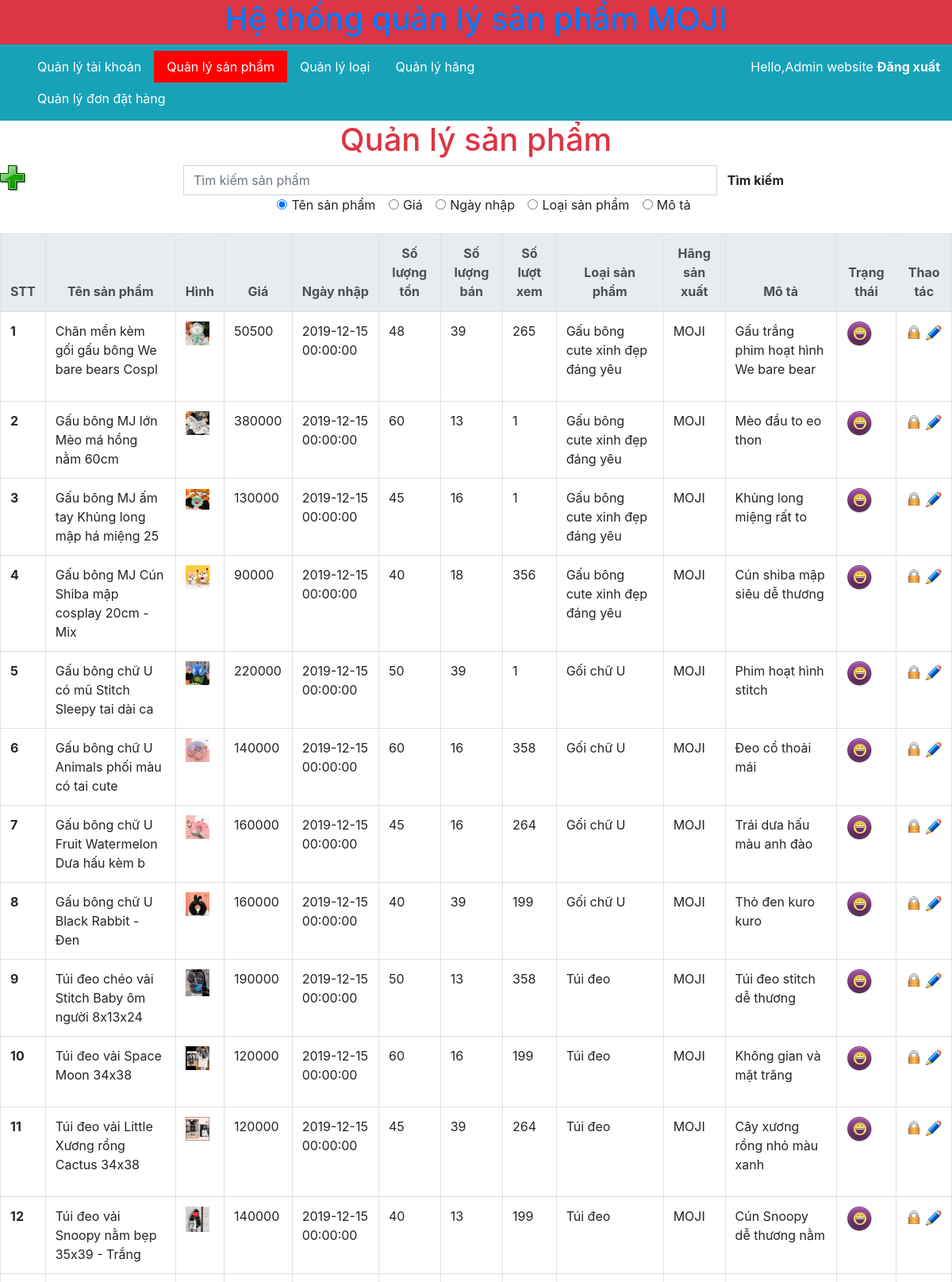
/Source/admin/index.php?c=2 (signed in, upper part), run on the app's committed database.
### tables this page shows
CREATE TABLE `sanpham` (
  `MaSanPham` int(11) NOT NULL,
  `TenSanPham` varchar(45) DEFAULT NULL,
  `HinhURL` varchar(45) DEFAULT NULL,
  `GiaSanPham` int(11) DEFAULT NULL,
  `NgayNhap` datetime DEFAULT NULL,
  `SoLuongTon` int(11) DEFAULT NULL,
  `SoLuongBan` int(11) DEFAULT NULL,
  `SoLuocXem` int(11) DEFAULT NULL,
  `MoTa` text DEFAULT NULL,
  `BiXoa` tinyint(1) DEFAULT 0,
  `MaChiTietLoaiSanPham` int(11) NOT NULL,
  `MaHangSanXuat` int(11) NOT NULL
);

CREATE TABLE `chitietloaisanpham` (
  `MaChiTietLoaiSanPham` int(11) NOT NULL,
  `TenChiTietLoaiSanPham` varchar(64) NOT NULL,
  `MaLoaiSanPham` int(11) NOT NULL,
  `BiXoa` tinyint(1) NOT NULL
);

CREATE TABLE `hangsanxuat` (
  `MaHangSanXuat` int(11) NOT NULL,
  `TenHangSanXuat` varchar(64) NOT NULL,
  `LogoURL` varchar(45) NOT NULL,
  `BiXoa` tinyint(1) NOT NULL
);

### Source/lib/DataProvider.php (called while the page is built, shortened)
<?php
    class DataProvider
    {
        public static function ExecuteQuery($sql)
        {
            $connection = mysqli_connect('localhost','root','','moji')
            or die("Couldn't connect to Database");
            mysqli_query($connection,"set name 'utf8'");
            $result = mysqli_query($connection,$sql);
            return $result;
        }
    }
?>

### Source/admin/pages/qlSanPham/pDanhSach.php (the view, shortened to what this page needs)
<a href="index.php?c=2&a=3">
    <img src="images/new.png" alt="">
</a>
<div class="col-8 mx-auto">
    <div class="text-center">
        <form action="index.php" method="get" class="align-self-center">
            <div class="input-group">
                <input type="text" name="q" placeholder="Tìm kiếm sản phẩm" class="form-control">
                <span class="input-group-btn">
                    <button class="btn btn-pink" type="submit"><b>Tìm kiếm</b></button>
                </span>
            </div>
            <div class="form-check-inline">
                <label class="form-check-label">
                    <input type="radio" class="form-check-input" name="tieuChi" checked value="TenSanPham">Tên sản phẩm
                </label>
            </div>
            <div class="form-check-inline">
                <label class="form-check-label">
                    <input type="radio" class="form-check-input" name="tieuChi" value="Gia">Giá
                </label>
            </div>
            <div class="form-check-inline disabled">
                <label class="form-check-label">
                    <input type="radio" class="form-check-input" name="tieuChi" value="NgayNhap">Ngày nhập
                </label>
            </div>
            <div class="form-check-inline disabled">
                <label class="form-check-label">
                    <input type="radio" class="form-check-input" name="tieuChi" value="LoaiSanPham">Loại sản phẩm
                </label>
            </div>
            <div class="form-check-inline disabled">
                <label class="form-check-label">
                    <input type="radio" class="form-check-input" name="tieuChi" value="MoTa">Mô tả
                </label>
            </div>
        </form>
    </div>
    <br>
</div>
<table class="table table-bordered w-auto mx-auto">
    <thead class="thead-light text-center">
        <tr>
            <th scope="col">STT</th>
            <th scope="col">Tên sản phẩm</th>
            <th scope="col">Hình</th>
            <th scope="col">Giá</th>
            <th scope="col">Ngày nhập</th>
            <th scope="col">Số lượng tồn</th>
            <th scope="col">Số lượng bán</th>
            <th scope="col">Số lượt xem</th>
            <th scope="col">Loại sản phẩm</th>
            <th scope="col">Hãng sản xuất</th>
            <th scope="col">Mô tả</th>
            <th scope="col">Trạng thái</th>
            <th scope="col">Thao tác</th>
        </tr>
    </thead>
    <tbody>
    <?php
        $sql = "SELECT * FROM sanpham";
        $result = DataProvider::ExecuteQuery($sql);
        $i = 1;
        while($row = mysqli_fetch_array($result))
        {
            ?>
            <tr>
                <th scope="row"><?php echo $i?></th>
                <td><?php echo $row["TenSanPham"]?></td>
                <td><img src="../images/<?php echo $row["HinhURL"]?>" alt="" width=30px></td>
                <td><?php echo $row["GiaSanPham"]?></td>
                <td><?php echo $row["NgayNhap"]?></td>
                <td><?php echo $row["SoLuongTon"]?></td>
                <td><?php echo $row["SoLuongBan"]?></td>
                <td><?php echo $row["SoLuocXem"]?></td>
                <td>
                    <?php
                    $sqlz = "SELECT TenChiTietLoaiSanPham FROM chitietloaisanpham WHERE MaChiTietLoaiSanPham = ".$row["MaChiTietLoaiSanPham"];
                    $loaisanpham = DataProvider::ExecuteQuery($sqlz);
                    $loaisanpham = mysqli_fetch_array($loaisanpham);
                    echo $loaisanpham["TenChiTietLoaiSanPham"];
                    ?>
                </td>
                <td>
                    <?php
                        $sqlz = "SELECT TenHangSanXuat FROM hangsanxuat WHERE MaHangSanXuat = ".$row["MaHangSanXuat"];
                        $hangsanxuat = DataProvider::ExecuteQuery($sqlz);
                        $hangsanxuat = mysqli_fetch_array($hangsanxuat);
                        echo $hangsanxuat["TenHangSanXuat"];
                    ?>
                </td>
                <td>
                    <?php
                            if(strlen($row["MoTa"]) > 50)
                            {
                                $sMoTa = substr($row["MoTa"],0,20);
                            }
                            else{
                                $sMoTa = $row["MoTa"];
                            }
                    ?>
                    <p>
                       <?php echo $sMoTa;?>
                    </p>
                </td>
                <td>
                    <?php
                    if($row["BiXoa"] == 0)
                    {
                        ?>
                            <img src="images/active.png" alt="">
                        <?php
                    }
                    else{
                        ?>
                            <img src="images/locked.png" alt="">
                        <?php
                    }
                    ?>
                </td>
                <td>
                    <div> <a href="pages/qlSanPham/xlKhoa.php?id=<?php echo $row["MaSanPham"];?>"><img src="images/lock.png" alt="" width=20></a>
                    <a href="index.php?c=2&a=2&id=<?php echo $row["MaSanPham"];?>"><img src="images/edit.png" alt="" width=20></a></div>
                </td>
            </tr>
            <?php
            $i++;
        }
    ?>
    </tbody>
</table>

### Source/admin/css/admin.css (style rules this page uses)
a { color: dodgerblue; }

### data on the page
sanpham: TenSanPham "Chăn mền kèm gối gấu bông We bare bears Cospl", HinhURL (picture), GiaSanPham "50500", NgayNhap "2019-12-15 00:00:00", SoLuongTon "48", SoLuongBan "39", SoLuocXem "265", MaChiTietLoaiSanPham.TenChiTietLoaiSanPham "Gấu bông cute xinh đẹp đáng yêu", MaHangSanXuat.TenHangSanXuat "MOJI", MoTa "Gấu trắng phim hoạt hình We bare bear", BiXoa 0 (drawn)
sanpham: TenSanPham "Gấu bông MJ lớn Mèo má hồng nằm 60cm", HinhURL (picture), GiaSanPham "380000", NgayNhap "2019-12-15 00:00:00", SoLuongTon "60", SoLuongBan "13", SoLuocXem "1", MaChiTietLoaiSanPham.TenChiTietLoaiSanPham "Gấu bông cute xinh đẹp đáng yêu", MaHangSanXuat.TenHangSanXuat "MOJI", MoTa "Mèo đầu to eo thon", BiXoa 0 (drawn)
sanpham: TenSanPham "Gấu bông MJ ấm tay Khủng long mập há miệng 25", HinhURL (picture), GiaSanPham "130000", NgayNhap "2019-12-15 00:00:00", SoLuongTon "45", SoLuongBan "16", SoLuocXem "1", MaChiTietLoaiSanPham.TenChiTietLoaiSanPham "Gấu bông cute xinh đẹp đáng yêu", MaHangSanXuat.TenHangSanXuat "MOJI", MoTa "Khủng long miệng rất to", BiXoa 0 (drawn)
sanpham: TenSanPham "Gấu bông MJ Cún Shiba mập cosplay 20cm - Mix", HinhURL (picture), GiaSanPham "90000", NgayNhap "2019-12-15 00:00:00", SoLuongTon "40", SoLuongBan "18", SoLuocXem "356", MaChiTietLoaiSanPham.TenChiTietLoaiSanPham "Gấu bông cute xinh đẹp đáng yêu", MaHangSanXuat.TenHangSanXuat "MOJI", MoTa "Cún shiba mập siêu dễ thương", BiXoa 0 (drawn)
sanpham: TenSanPham "Gấu bông chữ U có mũ Stitch Sleepy tai dài ca", HinhURL (picture), GiaSanPham "220000", NgayNhap "2019-12-15 00:00:00", SoLuongTon "50", SoLuongBan "39", SoLuocXem "1", MaChiTietLoaiSanPham.TenChiTietLoaiSanPham "Gối chữ U", MaHangSanXuat.TenHangSanXuat "MOJI", MoTa "Phim hoạt hình stitch", BiXoa 0 (drawn)
sanpham: TenSanPham "Gấu bông chữ U Animals phối màu có tai cute", HinhURL (picture), GiaSanPham "140000", NgayNhap "2019-12-15 00:00:00", SoLuongTon "60", SoLuongBan "16", SoLuocXem "358", MaChiTietLoaiSanPham.TenChiTietLoaiSanPham "Gối chữ U", MaHangSanXuat.TenHangSanXuat "MOJI", MoTa "Đeo cổ thoải mái", BiXoa 0 (drawn)
sanpham: TenSanPham "Gấu bông chữ U Fruit Watermelon Dưa hấu kèm b", HinhURL (picture), GiaSanPham "160000", NgayNhap "2019-12-15 00:00:00", SoLuongTon "45", SoLuongBan "16", SoLuocXem "264", MaChiTietLoaiSanPham.TenChiTietLoaiSanPham "Gối chữ U", MaHangSanXuat.TenHangSanXuat "MOJI", MoTa "Trái dưa hấu màu anh đào", BiXoa 0 (drawn)
sanpham: TenSanPham "Gấu bông chữ U Black Rabbit - Đen", HinhURL (picture), GiaSanPham "160000", NgayNhap "2019-12-15 00:00:00", SoLuongTon "40", SoLuongBan "39", SoLuocXem "199", MaChiTietLoaiSanPham.TenChiTietLoaiSanPham "Gối chữ U", MaHangSanXuat.TenHangSanXuat "MOJI", MoTa "Thỏ đen kuro kuro", BiXoa 0 (drawn)
sanpham: TenSanPham "Túi đeo chéo vải Stitch Baby ôm người 8x13x24", HinhURL (picture), GiaSanPham "190000", NgayNhap "2019-12-15 00:00:00", SoLuongTon "50", SoLuongBan "13", SoLuocXem "358", MaChiTietLoaiSanPham.TenChiTietLoaiSanPham "Túi đeo", MaHangSanXuat.TenHangSanXuat "MOJI", MoTa "Túi đeo stitch dễ thương", BiXoa 0 (drawn)
sanpham: TenSanPham "Túi đeo vải Space Moon 34x38", HinhURL (picture), GiaSanPham "120000", NgayNhap "2019-12-15 00:00:00", SoLuongTon "60", SoLuongBan "16", SoLuocXem "199", MaChiTietLoaiSanPham.TenChiTietLoaiSanPham "Túi đeo", MaHangSanXuat.TenHangSanXuat "MOJI", MoTa "Không gian và mặt trăng", BiXoa 0 (drawn)
sanpham: TenSanPham "Túi đeo vải Little Xương rồng Cactus 34x38", HinhURL (picture), GiaSanPham "120000", NgayNhap "2019-12-15 00:00:00", SoLuongTon "45", SoLuongBan "39", SoLuocXem "264", MaChiTietLoaiSanPham.TenChiTietLoaiSanPham "Túi đeo", MaHangSanXuat.TenHangSanXuat "MOJI", MoTa "Cây xương rồng nhỏ màu xanh", BiXoa 0 (drawn)
sanpham: TenSanPham "Túi đeo vải Snoopy nằm bẹp 35x39 - Trắng", HinhURL (picture), GiaSanPham "140000", NgayNhap "2019-12-15 00:00:00", SoLuongTon "40", SoLuongBan "13", SoLuocXem "199", MaChiTietLoaiSanPham.TenChiTietLoaiSanPham "Túi đeo", MaHangSanXuat.TenHangSanXuat "MOJI", MoTa "Cún Snoopy dễ thương nằm", BiXoa 0 (drawn)

### other printed values
$_SESSION["TenHienThi"] "Admin website"
